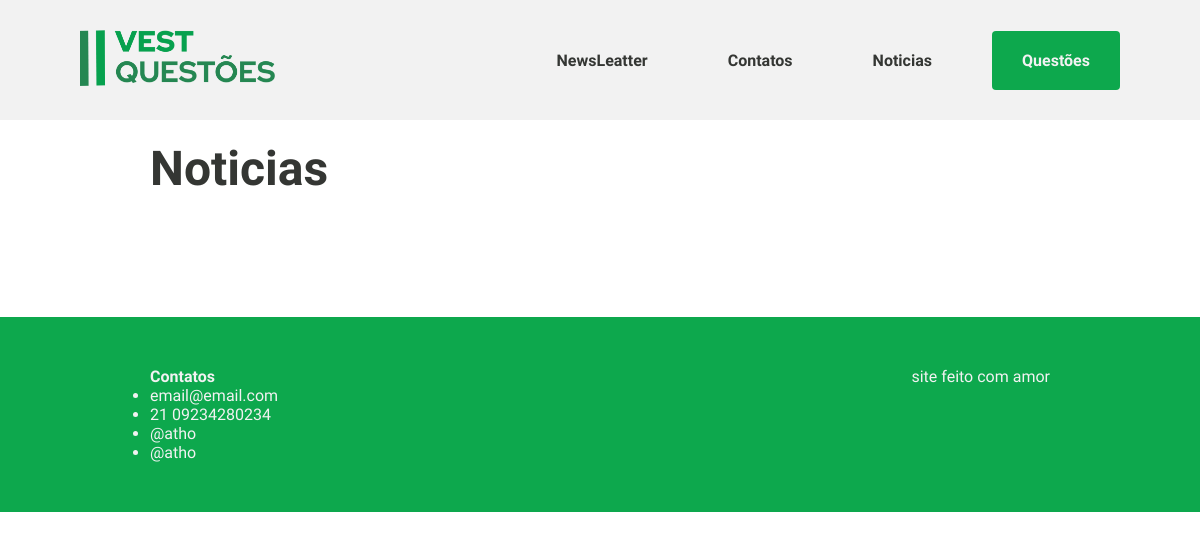
The page /noticias/ on the database as committed earlier.
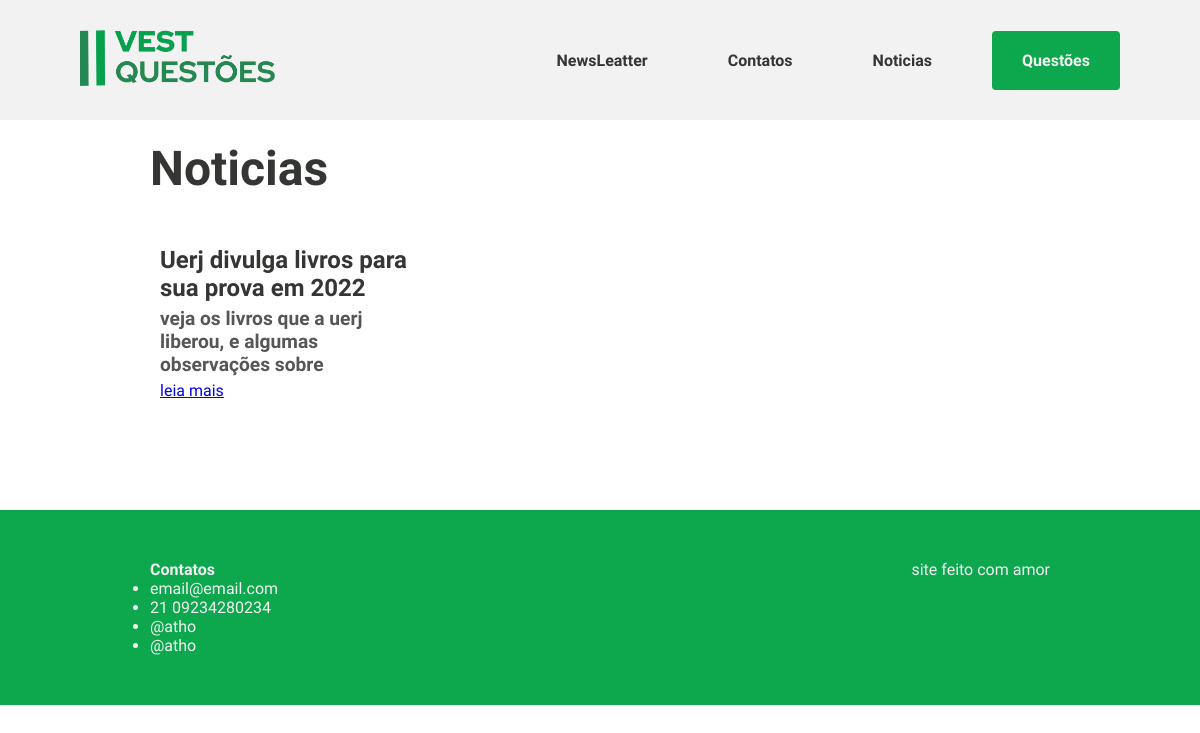
The same page on the database as committed later.
### noticias/models.py (models this page shows, shortened)
class Noticia(models.Model):
    url_image = models.TextField()
    title = models.CharField(max_length=255)
    subtitle = models.CharField(max_length=255)
    text_body = models.TextField()
    date = models.DateTimeField(default=now)

### noticias/views.py (the view)
# urls.py: path('', views.noticias, name='noticias'),
def noticias(request):
    noticias = Noticia.objects.all()
    return render(request, 'noticias/index.html', {
        'noticias': noticias
    })

### noticias/templates/noticias/index.html (shortened to what this page needs)
{% extends 'base.html' %}
{% block 'content_body' %}
    <div class="container">
        <h1 class="title-noticia">Noticias</h1>
        <div class="noticias">
            {% for noticia in noticias %}
                <div class="box-noticia">
                    <h1 class="title-box">{{ noticia.title }}</h1>
                    <h2 class="subtitle-box">{{ noticia.subtitle }}</h2>
                    <a href="{% url 'noticia_page' noticia.id %}">leia mais</a>
                </div>
            {% endfor %}
        </div>
    </div>
{% endblock %}

### templates/base.html
{% load static %}
<!DOCTYPE html>
<html lang="pt-br">
  <head>
    {% include 'partials/_head.html' %}
  </head>
<body>
  {% include 'partials/_header.html' %}
  {% block 'content_body' %}{% endblock %}
  {% include 'partials/_footer.html' %}
</body>
</html>

### templates/partials/_head.html (shortened to what this page needs)
{% load static %}
<link rel="stylesheet" href="{% static 'style/style.css' %}">

### templates/partials/_header.html
{% load static %}
<header>
    <div class="logo">
      <a href=" {% url 'index' %} ">
        <img src="{% static 'images/logo 3.png' %}" alt="Logo Vest Questões">
      </a>
    </div>
    <div class="menu">
      <a href=" {% url 'index' %} ">NewsLeatter</a>
      <a href=" {% url 'index' %} ">Contatos</a>
      <a href=" {% url 'noticias' %} ">Noticias</a>
      <a href="questoes.html" id="questoes">Questões</a>
    </div>
</header>

### templates/partials/_footer.html
<footer id="CTT">
    <div class="container">
        <div class="foot">
            <div class="box-foot">
                <h1>Contatos</h1>
                <ul>
                    <li>email@email.com</li>
                    <li>21 09234280234</li>
                    <li>@atho</li>
                    <li>@atho</li>
                </ul>
            </div>
            <div class="box-foot">
                <p>site feito com amor</p>
            </div>
        </div>
    </div>
</footer>

### static/style/style.css (style rules this page uses)
* { margin: 0; padding: 0; box-sizing: border-box; font-family: var(--fonte-padrao); font-size: 16px; }
:root { --cor-contraste: #343633; --cor-escura: #0da84d; --cor-padrao: #20e461; --cor-neutra: #f2f2f2; --fonte-padrao: 'Red Hat Display', sans-serif; }
.container { max-width: 900px; width: 90%; margin: 0 auto; }
header { background-color: var(--cor-neutra); width: 100%; height: 120px; padding: 0px 80px; display: flex; justify-content: space-between; align-items: center; }
header .logo > a img { max-width: 200px; }
header .menu { display: flex; gap: 40px; }
header .menu a { color: var(--cor-contraste); text-decoration: none; padding: 20px; border-radius: 4px; font-weight: 600; }
header .menu #questoes { background-color: var(--cor-escura); color: var(--cor-neutra); padding: 20px 30px; }
footer { background-color: var(--cor-escura); width: 100%; padding: 40px 0; margin-top: 100px; color: var(--cor-neutra); }
footer .foot { display: flex; flex-direction: row; justify-content: space-between; flex-wrap: wrap; }
footer .box-foot { padding: 10px 0; }
.title-noticia { font-size: 3rem; margin: 20px 0; color: var(--cor-contraste); }
.noticias { display: grid; grid-template-columns: 1fr 1fr 1fr; gap: 20px; }
.box-noticia { padding: 10px; }
.box-noticia .title-box { font-size: 1.5rem; color: var(--cor-contraste); }
.box-noticia .subtitle-box { font-size: 1.2rem; color: #555754; margin: 5px 0; }

Rows that differ between the two databases and show on the page:
added Noticia: title "Uerj divulga livros para sua prova em 2022", subtitle "veja os livros que a uerj liberou, e algumas observações sobre"
